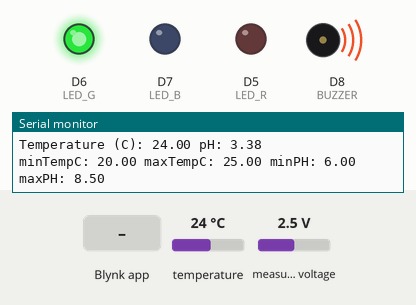
This program was run on a simulated ESP8266 (NodeMCU). On the bench: output pins drawn as LEDs (lit = HIGH), buzzer (waves = sounding, pin HIGH), the last lines printed to the serial monitor. The test bench sets the inputs (shaded band); at power-on: temperature 24 °C, measured voltage 2.5 V. WiFi joins after 1.5 s; servers stay silent unless stated.

Above: at 3.0 s.
3.1 s: temperature set to 20.4 °C
8.8 s: temperature set to 19.5 °C
At 10.4 s:
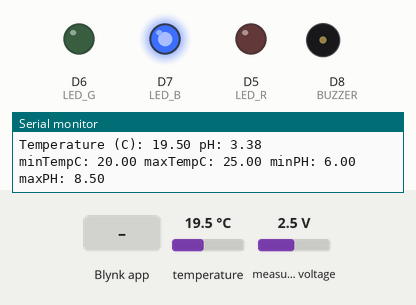
11.3 s: temperature set to 28 °C
At 12.8 s:
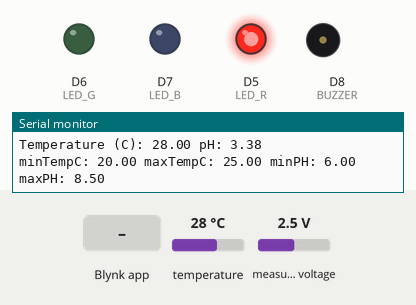
13.1 s: temperature set to 25.4 °C
14.6 s: temperature set to 24.6 °C
At 15.7 s:
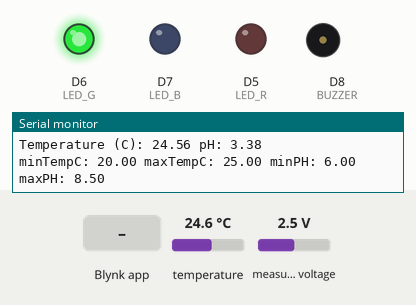
16.7 s: Blynk app writes 200 to V2
At 21.2 s:
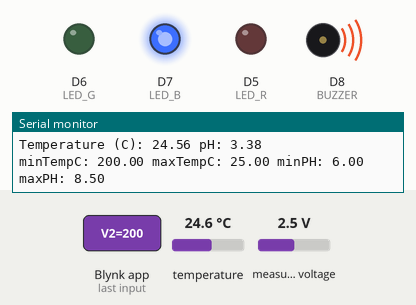
Timing chart, 0 to 23.4 s (numbered marks = the images above; inputs shaded):
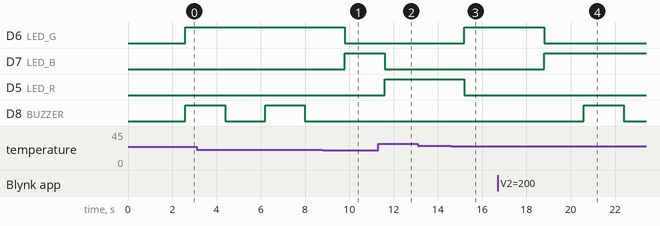

The program:

main.cpp
```cpp
#define BLYNK_TEMPLATE_ID "TMPL6Pm-IUzTD"
#define BLYNK_TEMPLATE_NAME "pH Monitor"
#define BLYNK_AUTH_TOKEN "meS0d8foG8LVAnb6yL27xVXTZIh4Kx4x"

#include <ESP8266WiFi.h>
#include <BlynkSimpleEsp8266.h>
#include <Wire.h>
#include <Adafruit_ADS1X15.h>
#include <OneWire.h>
#include <DallasTemperature.h>

// --- WiFi ---
char ssid[] = "PUTRA_BZ";
char pass[] = "71757175";

// --- Pins ---
#define SDA_PIN D2
#define SCL_PIN D1
const uint8_t LED_R = D5;
const uint8_t LED_G = D6;
const uint8_t LED_B = D7;
const uint8_t BUZZER = D8;
const uint8_t ONE_WIRE_BUS = D3;

// --- OneWire & ADS ---
OneWire oneWire(ONE_WIRE_BUS);
DallasTemperature sensors(&oneWire);
Adafruit_ADS1115 ads;

// --- Calibration ---
float PH7 = 15000.0;
float PH4 = 19140.0;

// --- Thresholds ---
float minPH = 6.0;
float maxPH = 8.5;
float minTempC = 20.0;
float maxTempC = 25.0;

// --- Buzzer state machine ---
unsigned long buzzerStart = 0;
unsigned long lastToggle = 0;
bool buzzerActive = false;
bool buzzerPhaseOn = false;


// --- Functions ---
float readPH(float adc) {
  float slope = (7.0 - 4.0) / (PH7 - PH4);
  return slope * (adc - PH7) + 7.0;
}

float readTemperatureC() {
  sensors.requestTemperatures();
  return sensors.getTempCByIndex(0);
}

void LEDControl(float tempC) {
  if (tempC == -127.0) {
    digitalWrite(LED_R, HIGH);
    digitalWrite(LED_G, HIGH);
    digitalWrite(LED_B, HIGH);
    delay(100);
    digitalWrite(LED_R, LOW);
    digitalWrite(LED_G, LOW);
    digitalWrite(LED_B, LOW);
    return;
  }

  if (tempC < minTempC) { // dingin
    digitalWrite(LED_R, LOW);
    digitalWrite(LED_G, LOW);
    digitalWrite(LED_B, HIGH);
  } else if (tempC > maxTempC) { // panas
    digitalWrite(LED_R, HIGH);
    digitalWrite(LED_G, LOW);
    digitalWrite(LED_B, LOW);
  } else { // normal
    digitalWrite(LED_R, LOW);
    digitalWrite(LED_G, HIGH);
    digitalWrite(LED_B, LOW);
  }
}

void buzzerControl(float phValue) {
  bool unsafe = (phValue < minPH || phValue > maxPH);
  unsigned long now = millis();

  if (unsafe) {
    // Start buzzer cycle if not active
    if (!buzzerActive) {
      buzzerActive = true;
      buzzerStart = now;
      lastToggle = now;
      buzzerPhaseOn = true;
      digitalWrite(BUZZER, HIGH);
    }

    // Active cycle for 6 seconds
    if (now - buzzerStart <= 6000) {
      // Toggle every 1 second
      if (now - lastToggle >= 1000) {
        buzzerPhaseOn = !buzzerPhaseOn;
        digitalWrite(BUZZER, buzzerPhaseOn ? HIGH : LOW);
        lastToggle = now;
      }
    }
    // Completed 6 seconds → Cooldown 10 seconds
    else if (now - buzzerStart <= 6000 + 10000) {
      digitalWrite(BUZZER, LOW);  // off during cooldown
    }
    // Restart cycle after 16 seconds total (6 work + 10 rest)
    else {
      buzzerActive = false;
    }
  }
  else {
    // Safe → Completely reset
    buzzerActive = false;
    digitalWrite(BUZZER, LOW);
  }
}

// --- BLYNK Inputs (Sliders) ---
BLYNK_WRITE(V2) { minTempC = param.asFloat(); }
BLYNK_WRITE(V3) { maxTempC = param.asFloat(); }
BLYNK_WRITE(V4) { minPH = param.asFloat(); }
BLYNK_WRITE(V5) { maxPH = param.asFloat(); }

// Optional: Manual buzzer control
void setup() {
  Serial.begin(9600);
  pinMode(LED_R, OUTPUT);
  pinMode(LED_G, OUTPUT);
  pinMode(LED_B, OUTPUT);
  pinMode(BUZZER, OUTPUT);

  digitalWrite(LED_R, LOW);
  digitalWrite(LED_G, LOW);
  digitalWrite(LED_B, LOW);
  digitalWrite(BUZZER, LOW);

  sensors.begin();
  Wire.begin(SDA_PIN, SCL_PIN);
  ads.begin();
  ads.setGain(GAIN_ONE);

  Blynk.begin(BLYNK_AUTH_TOKEN, ssid, pass);

  Serial.println("Blynk Connected!");
}

void loop() {
  Blynk.run();

  int16_t raw_adc = ads.readADC_SingleEnded(0);
  float phValue = readPH(raw_adc);
  float tempC = readTemperatureC();

  LEDControl(tempC);
  buzzerControl(phValue);
  Serial.print("Temperature (C): ");
  Serial.print(tempC);
  Serial.print(" pH: ");
  Serial.println(phValue);

  Serial.print("minTempC: ");
  Serial.print(minTempC);
  Serial.print(" maxTempC: ");
  Serial.print(maxTempC);
  Serial.print(" minPH: ");
  Serial.print(minPH);
  Serial.print(" maxPH: ");
  Serial.println(maxPH);
  // Kirim data ke Blynk
  Blynk.virtualWrite(V0, tempC);
  Blynk.virtualWrite(V1, phValue);

  delay(1000);
}
```

Measured:
- the behaviour switches between 20 and 19.9 °C on temperature (found by bisection; images 0 and 1)
- the behaviour switches between 25.1 and 25 °C on temperature (found by bisection; images 2 and 3)
- after the input at 8.8 s, D6 (LED_G): HIGH → LOW after 0.99 s; D7 (LED_B): LOW → HIGH after 0.99 s
- after the input at 11.3 s, D7 (LED_B): HIGH → LOW after 0.29 s; D5 (LED_R): LOW → HIGH after 0.29 s
- after the input at 14.6 s, D6 (LED_G): LOW → HIGH after 0.59 s; D5 (LED_R): HIGH → LOW after 0.59 s
- after the input at 16.7 s, D6 (LED_G): HIGH → LOW after 2.1 s; D7 (LED_B): LOW → HIGH after 2.1 s
